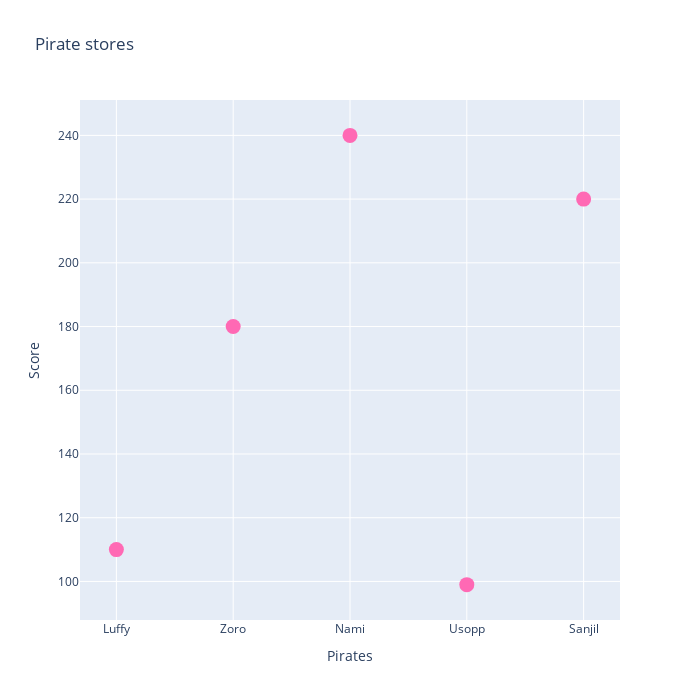

Notebook code for this chart:
### Code cell
graph = go.Figure()
graph.add_trace(go.Scatter(x=x1, y=y1,
                           mode = 'markers',
                           marker = dict(
                               size = 15,
                               color = 'hotpink',
                               opacity = 1)))
graph.update_layout(title = 'Pirate stores',
                    xaxis_title = 'Pirates',
                    yaxis_title ='Score',
                    width = 700,
                    height = 700)

### Figure 1 — Plotly figure (JSON) as saved in the notebook; plotly's stock layout.template omitted (floating-point values rounded to 4 significant figures)
{"data": [{"marker": {"color": "hotpink", "opacity": 1, "size": 15}, "mode": "markers", "type": "scatter", "x": ["Luffy", "Zoro", "Nami", "Usopp", "Sanjil"], "y": [110, 180, 240, 99, 220]}], "layout": {"height": 700, "title": {"text": "Pirate stores"}, "width": 700, "xaxis": {"title": {"text": "Pirates"}}, "yaxis": {"title": {"text": "Score"}}}}
